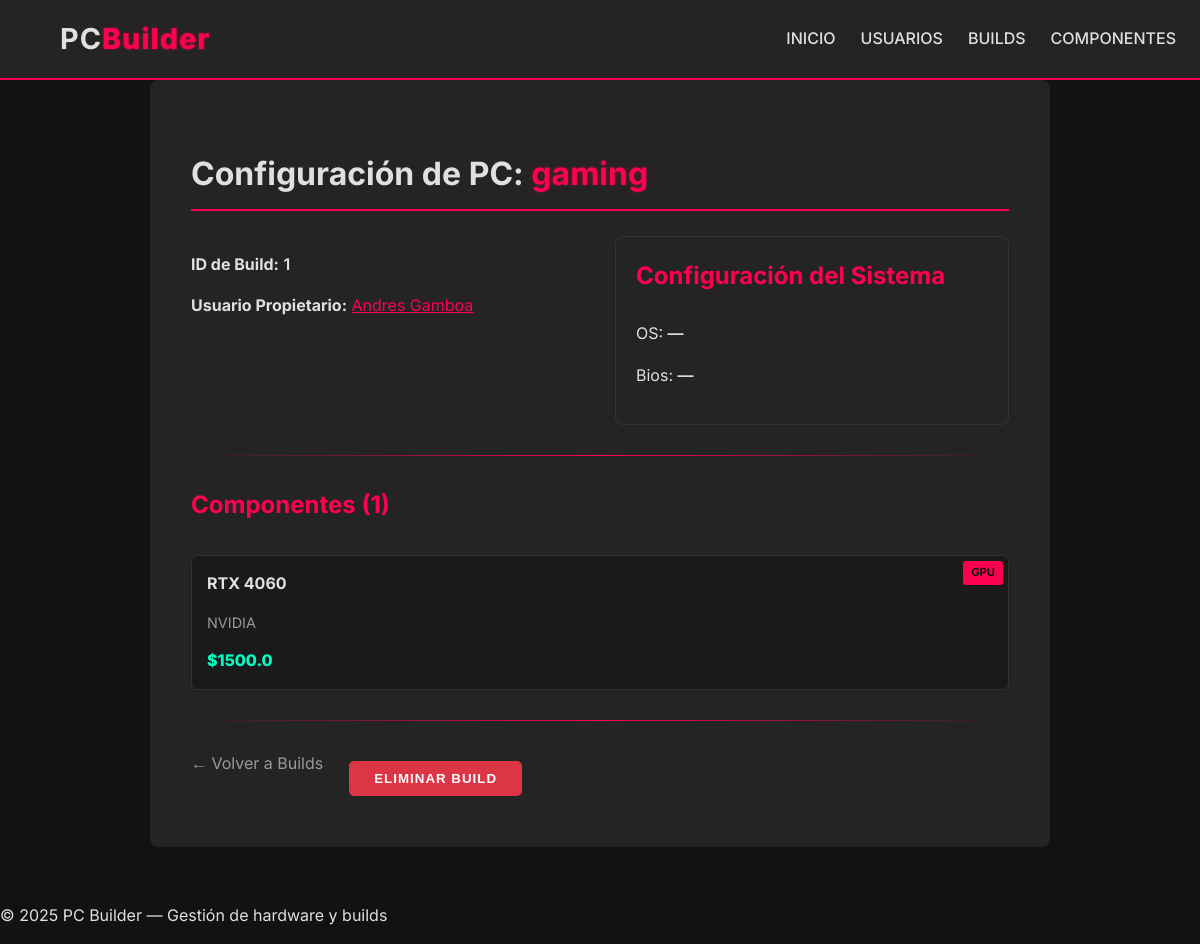
Screenshot of /builds/1 with the database file from the repository.
### models.py (models this page shows)
class Build(SQLModel, table=True):
    id: Optional[int] = Field(default=None, primary_key=True)
    name: str
    user_id: Optional[int] = Field(default=None, foreign_key="user.id")
    user: Optional[User] = Relationship(back_populates="builds")
    components: List["Component"] = Relationship(
        back_populates="builds", link_model=BuildComponentLink
    )
    configuration: Optional["Configuration"] = Relationship(
        back_populates="build", sa_relationship_kwargs={"uselist": False}
    )

class User(SQLModel, table=True):
    id: Optional[int] = Field(default=None, primary_key=True)
    name: str
    email: str
    image_url: Optional[str] = None
    builds: List["Build"] = Relationship(back_populates="user")

class Component(SQLModel, table=True):
    id: Optional[int] = Field(default=None, primary_key=True)
    name: str
    kind: str
    brand: str
    price: float
    builds: List[Build] = Relationship(
        back_populates="components", link_model=BuildComponentLink
    )
    categories: List["Category"] = Relationship(
        back_populates="components", link_model=ComponentCategoryLink
    )

### router/build_router.py (the view)
@build_router.get("/{build_id}", response_class=HTMLResponse)
def get_build(request:Request, build_id: int, session:Session = Depends(get_session)):
    build = session.get(Build, build_id)
    if not build:
        raise HTTPException(404, "Build not found")
    return templates.TemplateResponse("builds/build_detail.html", {"request": request, "build": build})

### templates/builds/build_detail.html (shortened to what this page needs)
{% extends "base.html" %}
{% block content %}
<div class="detail-container">
    <div class="card detail-card build-detail-view">
        <div class="page-header-detail">
            <h2>Configuración de PC: <span class="accent-text">{{ build.name }}</span></h2>
        </div>
        <div class="details-grid-full-width">
            <div>
                <p><strong>ID de Build:</strong> <span class="data-value">{{ build.id }}</span></p>
                {% if build.user %}
                <p><strong>Usuario Propietario:</strong> <a href="/users/{{ build.user.id }}" class="user-link">{{
                        build.user.name }}</a></p>
                {% elif build.user_id %}
                <p><strong>Usuario ID:</strong> <span class="data-value">{{ build.user_id }}</span></p>
                {% endif %}
            </div>
            <div class="config-box">
                <h3 class="config-title">Configuración del Sistema</h3>
                <p>OS: <span class="data-value">{{ build.configuration.os or "—" }}</span></p>
                <p>Bios: <span class="data-value">{{ build.configuration.bios_version or "—" }}</span></p>
            </div>
        </div>
        <hr class="divider">
        <h3 class="list-title">Componentes ({{ build.components|length or 0 }})</h3>
        {% if build.components %}
        <div class="component-compact-grid">
            {% for c in build.components %}
            <div class="component-compact-card">
                <div class="card-badge-small {{ c.kind | lower }}">{{ c.kind }}</div>
                <a href="/components/{{ c.id }}" class="component-link-title">{{ c.name }}</a>
                <p class="component-brand">{{ c.brand }}</p>
                <span class="compact-price">${{ c.price }}</span>
            </div>
            {% endfor %}
        </div>
        {% else %}
        <p class="text-muted no-data-message">No hay componentes asociados a esta Build. <a href="/components"
                class="btn-link accent-text">Añadir uno</a>.</p>
        {% endif %}
        <hr class="divider">
        <div class="actions-group-buttons">
            <a href="/builds" class="btn-link">← Volver a Builds</a>
            <form action="/builds/{{ build.id }}/delete" method="post" style="display:inline;" onsubmit="return confirm('¿Eliminar esta build permanentemente?');">
                <button type="submit" class="btn-danger">Eliminar Build</button>
            </form>
        </div>
    </div>
</div>
{% endblock %}

### static/css/styles.css (style rules this page uses)
:root { --color-bg: #121212; --color-bg-light: #242424; --color-text: #E0E0E0; --color-accent: #FF0050; --color-shadow: rgba(255, 0, 80, 0.5); --color-success: #00FFC0; --color-danger: #dc3545; --color-text-muted: #999; }
.dark-theme { background-color: var(--color-bg); color: var(--color-text); font-family: 'Inter', sans-serif; line-height: 1.6; margin: 0; padding: 0; min-height: 100vh; }
a { color: var(--color-text); text-decoration: none; transition: color 0.3s ease, text-shadow 0.3s ease; }
.btn-primary, .btn-secondary, .btn-success, .btn-danger { display: inline-block; padding: 10px 25px; font-weight: 700; border-radius: 5px; text-transform: uppercase; letter-spacing: 1px; border: none; cursor: pointer; transition: all 0.3s ease; }
.btn-danger { margin: 10px; background-color: var(--color-danger); color: white; }
.card { background-color: var(--color-bg-light); padding: 25px; border-radius: 8px; border: 1px solid var(--color-bg-light); transition: transform 0.3s ease, box-shadow 0.3s ease, border-color 0.3s ease; }
.card h3 { color: var(--color-accent); font-size: 1.5rem; padding-bottom: 10px; margin-top: 0; }
.detail-container { max-width: 900px; margin: 0 auto; }
.detail-card { padding: 2.5rem; border: 1px solid var(--color-bg-light); }
.page-header-detail h2 { color: var(--color-text); font-size: 2rem; padding-bottom: 10px; border-bottom: 2px solid var(--color-accent); margin-bottom: 25px; }
.accent-text { color: var(--color-accent); text-shadow: 0 0 5px rgba(255, 0, 80, 0.3); }
.details-grid-full-width { display: grid; grid-template-columns: 1fr 1fr; gap: 30px; }
.data-value { color: var(--color-text); font-weight: 600; }
.divider { border: none; height: 1px; background: linear-gradient(90deg, transparent, var(--color-accent), transparent); margin: 30px 0; }
.list-title { color: var(--color-accent); font-size: 1.5rem; margin-top: 1.5rem; margin-bottom: 1rem; }
.actions-group-buttons { display: flex; gap: 1rem; margin-top: 1.5rem; }
.btn-link { color: var(--color-text-muted); transition: color 0.2s; }
.config-box { background-color: var(--color-bg-light); padding: 20px; border-radius: 8px; border: 1px solid #333; }
.config-title { color: #00FFC0; font-size: 1.3rem; margin-top: 0; margin-bottom: 10px; }
.user-link { color: var(--color-accent); text-decoration: underline; }
.component-compact-grid { display: grid; grid-template-columns: repeat(auto-fit, minmax(200px, 1fr)); gap: 15px; margin-top: 20px; }
.component-compact-card { position: relative; padding: 15px; background-color: #1a1a1a; border-radius: 6px; border: 1px solid #333; transition: transform 0.2s, border-color 0.2s; }
.component-link-title { display: block; font-weight: 700; color: var(--color-text); margin-bottom: 5px; }
.component-brand { font-size: 0.9rem; color: var(--color-text-muted); }
.compact-price { display: block; margin-top: 10px; font-weight: 800; color: #00FFC0; }
.card-badge-small { position: absolute; top: 5px; right: 5px; padding: 3px 8px; font-size: 0.7rem; font-weight: 700; border-radius: 3px; color: var(--color-bg); background-color: var(--color-accent); text-transform: uppercase; z-index: 10; }

### rows the page displays
Build: name "gaming", id "1"
User: user.name "Andres Gamboa"
Component: kind "GPU", name "RTX 4060", brand "NVIDIA", price "1500.0"

### other values shown
{{ build.configuration.os or "—" }} "—"
{{ build.configuration.bios_version or "—" }} "—"
{{ build.components|length or 0 }} "1"
